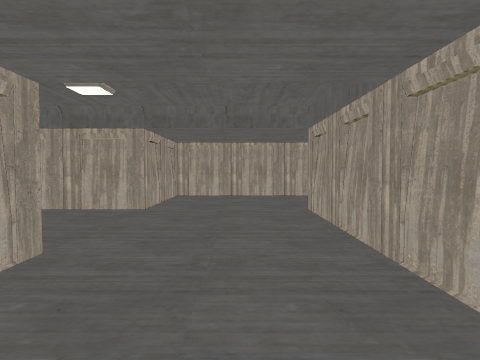
view 1 (above)

15 first-person views from a walk through a 3-D level made in the Unity game engine. The camera is 1.5 m above the floor, tilts 2° down and sees 75° across. Doors are open. The floor is counted in squares, 2 m on a side. Each view is taken from the middle of a square. On the plan, view 1 faces up. The plan holds only what a view shows up to about 10 squares ahead; the rest is blank. The player is left out.

view 2
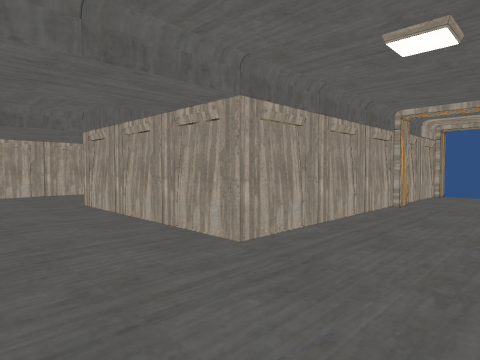

view 3
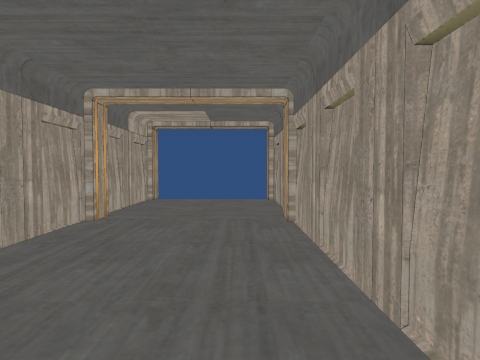

view 4
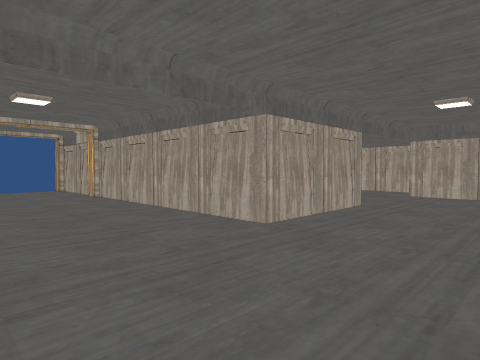

view 5
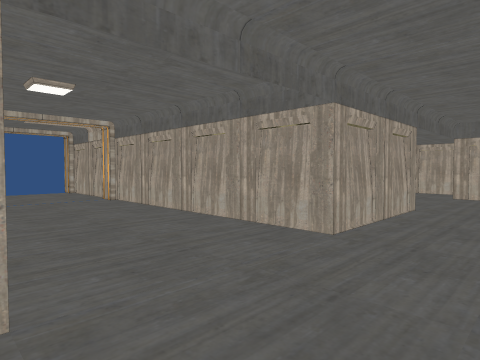

view 6
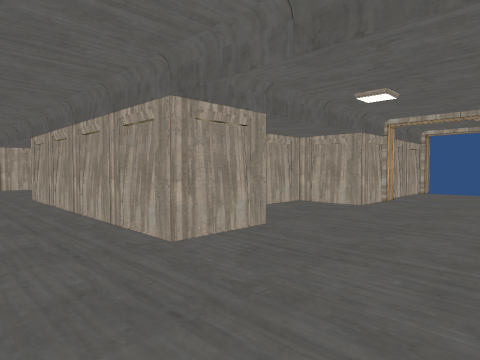

view 7
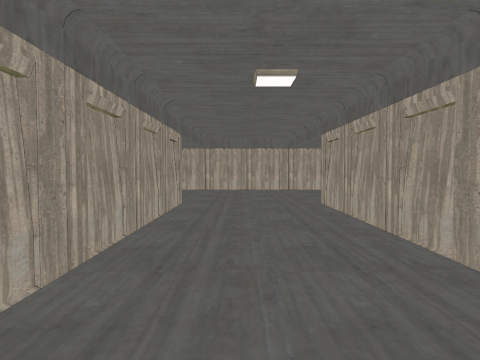

view 8
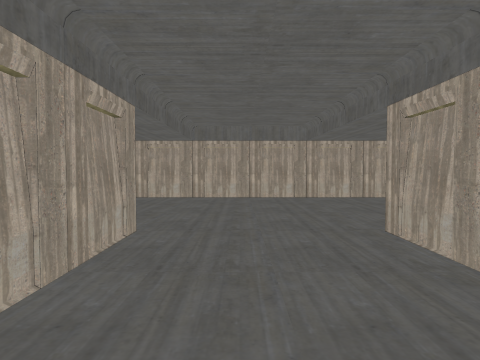

view 9
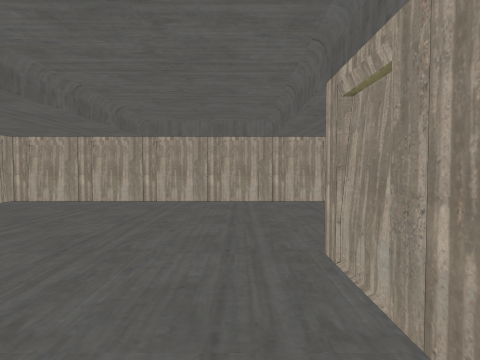

view 10
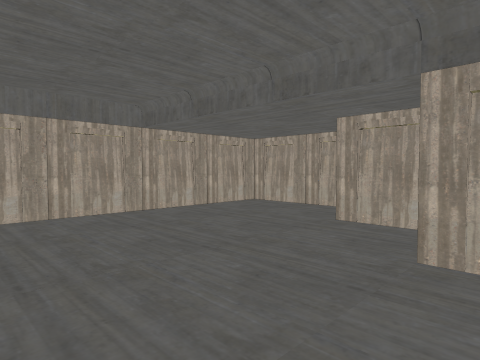

view 11
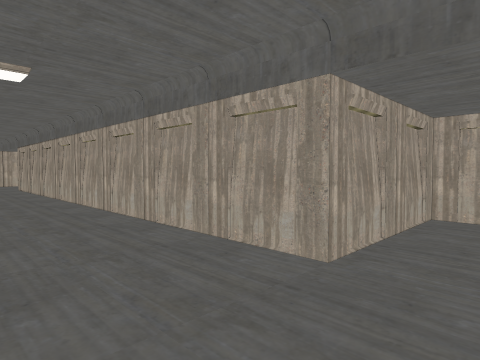

view 12
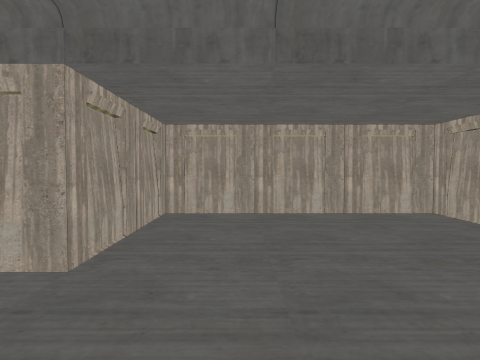

view 13
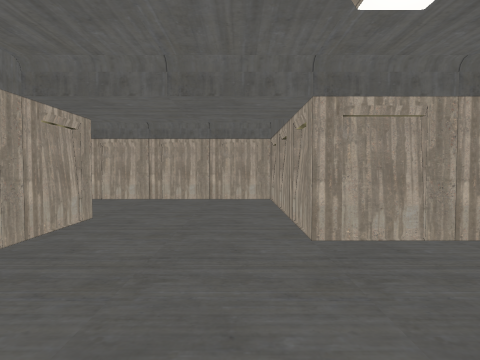

view 14
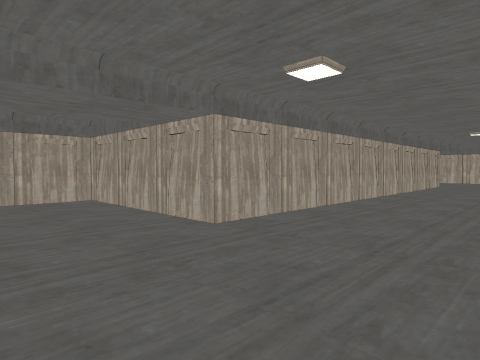

view 15
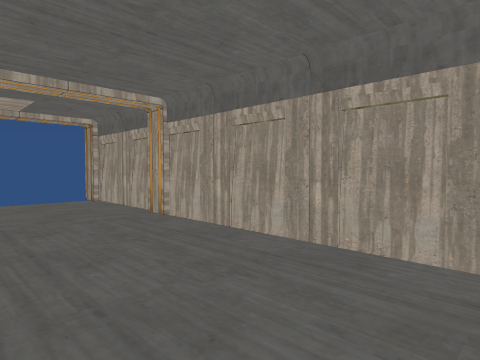

### Floor plan
Ten units are one square. View 1 is at (0, 0); x grows to the right and y downward. Boxes are objects, and circles mark ways between rooms. Rooms are numbered by the first view taken in them; rooms with no view inside come last. Other rooms are left out.
<svg viewBox="-188 -155 283 178">
<path fill="none" stroke="#000" d="M-78 -73 -78 -58 -138 -58M-49 -114 -49 -120M-141 -73 -153 -73M-78 -120 -78 -103 -93 -103 -93 -90M28 -60 28 -70M-160 -88 -183 -88 -183 3 -137 3 -137 -27 -18 -27 -18 18 61 18M24 -88 -18 -88 -18 -58 -47 -58 -47 -116M56 -13 13 -13 13 -58M60 -11 54 -11M85 -13 62 -13M61 18 90 18M-78 -150 -78 -120M-47 -123 -47 -145"/>
<circle cx="60" cy="0" r="3" fill="#2a7"/>
<circle cx="-60" cy="-120" r="3" fill="#2a7"/>
<text x="-70" y="-40">1</text>
<text x="70" y="0">2</text>
<text x="-60" y="-140">3</text>
</svg>
Room 1 opens to room 2. Room 1 opens to room 3.

Where each view was taken, in squares from view 1:
view 1: 0 up, 0 right, facing up
view 2: 1 down, 1 left, facing up-right
view 3: 1 down, 1 right, facing right
view 4: 3 up, 8 left, facing up-right
view 5: 4 up, 8 left, facing up-right
view 6: 4 up, 5 left, facing up-left
view 7: 4 up, 7 left, facing left
view 8: 4 up, 10 left, facing left
view 9: 5 up, 11 left, facing left
view 10: 3 up, 13 left, facing up-left
view 11: 5 up, 15 left, facing down-right
view 12: 5 up, 15 left, facing down
view 13: 6 up, 1 left, facing down
view 14: 6 up, 1 right, facing down-left
view 15: 1 up, 1 right, facing down-right
